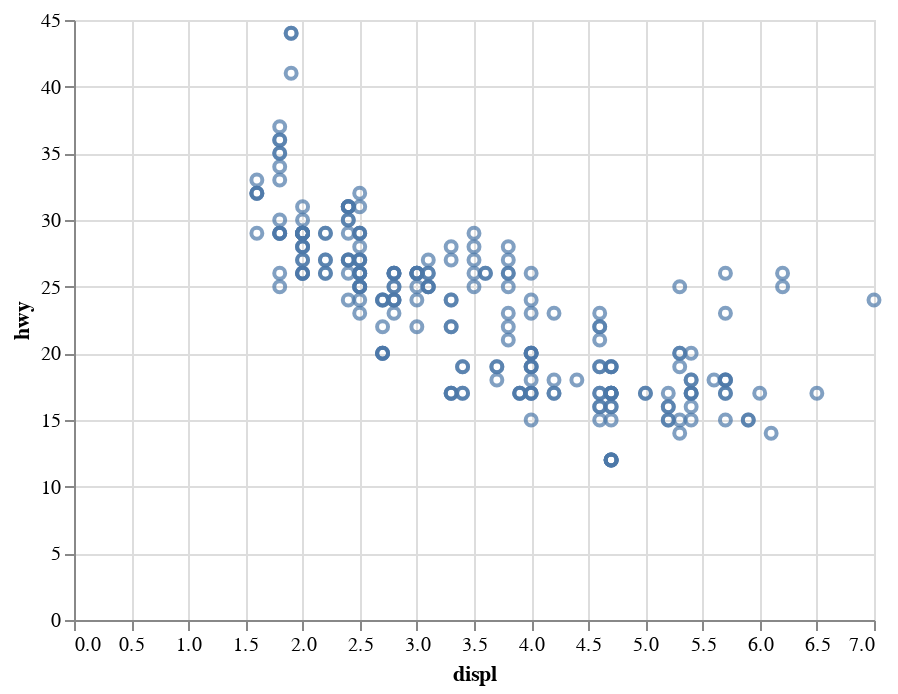

The notebook cell this image was saved under:
### Markdown cell above
### variables in mpg dataset

1. displ, a car’s engine size, in litres.

2. hwy, a car’s fuel efficiency on the highway, in miles per gallon (mpg). 


now, we keep displ on x-axis and hwy on y-axix

### Code cell
chart = (alt.Chart(mpg)
  .encode(
    x='displ', 
    y='hwy')
  .mark_circle()
)
chart.mark_point() # data gets represented in the form of points

### Figure 1 — Vega-Lite specification as saved in the notebook (floating-point values rounded to 4 significant figures; data arrays with more than 128 entries replaced by an {"elided": "..."} marker saying what was removed)
{"config": {"view": {"continuousWidth": 400, "continuousHeight": 300}}, "data": {"name": "data-784d2a789a5f3a352263a16b6c4cd367"}, "mark": "point", "encoding": {"x": {"field": "displ", "type": "quantitative"}, "y": {"field": "hwy", "type": "quantitative"}}, "$schema": "https://vega.github.io/schema/vega-lite/v4.17.0.json", "datasets": {"data-784d2a789a5f3a352263a16b6c4cd367": {"elided": "234 records"}}}
